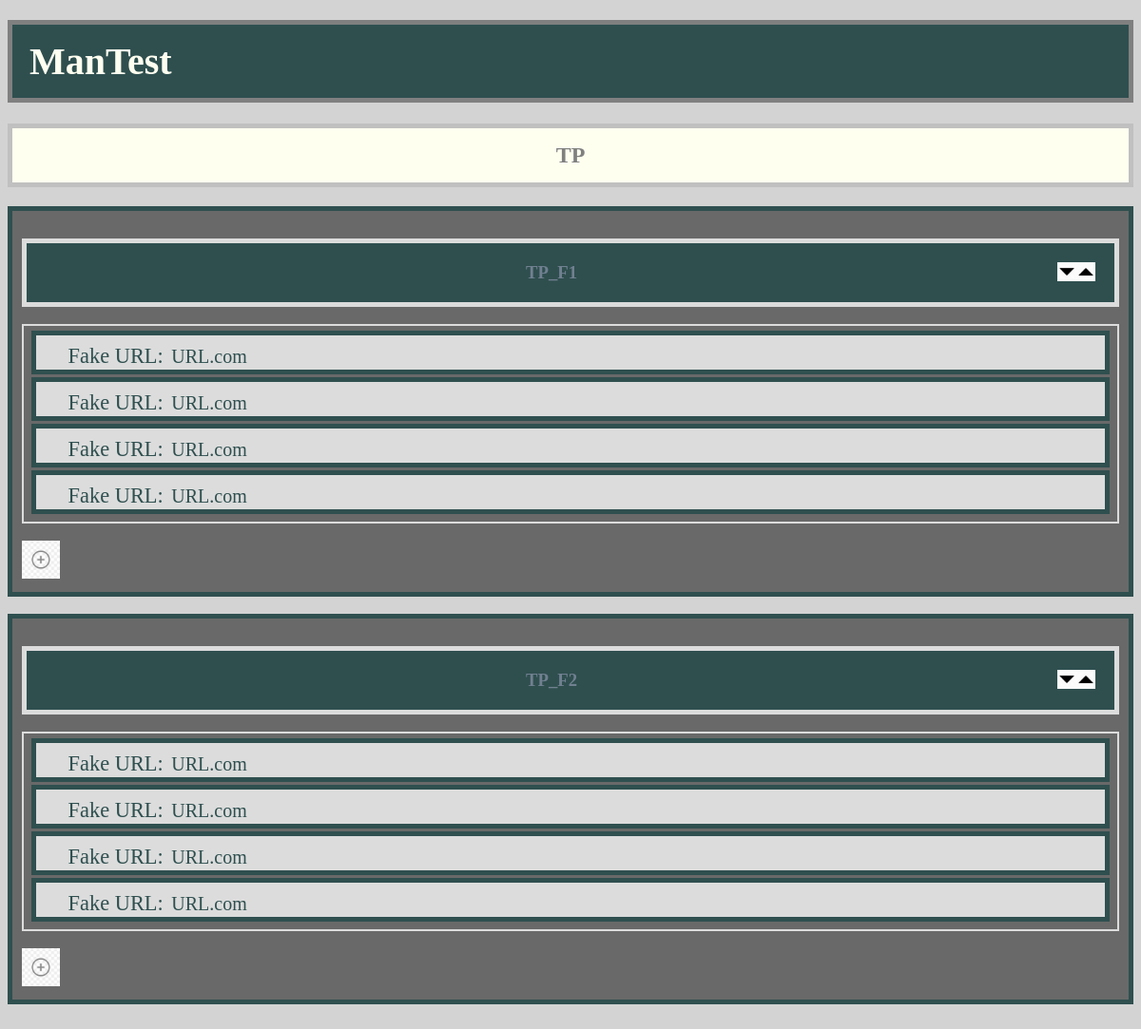
/project/34, run on the app's committed database.
### flowapp/models.py (models this page shows, shortened)
class Project(models.Model):
    name = models.CharField(max_length=100)

class Flow(models.Model):
    id = models.CharField(primary_key=True, default=truncated_uuid, editable=False, max_length=8)
    project = models.ForeignKey(Project, on_delete=models.CASCADE)
    name = models.CharField(max_length=75)
    passed = models.BooleanField(default=False)
    order = models.IntegerField(default=1)
    class Meta:
        ordering = ['order']
    objects = FlowManager()

class Step(models.Model):
    id = models.CharField(primary_key=True, default=truncated_uuid, editable=False, max_length=8)
    flow = models.ForeignKey(Flow, on_delete=models.CASCADE, null=False)
    order = models.IntegerField(default=1)
    step_type = models.ForeignKey(StepType, on_delete=models.PROTECT)
    desired_result = models.CharField(max_length=500, blank=True, null=True)
    passed = models.BooleanField(default=False, blank=True, null=True)
    fixture = models.CharField(max_length=100, blank=True, null=True)
    url = models.URLField(blank=True, null=True)
    objects = StepManager()
    def project(self):
        return self.flow.project
    project.short_description = 'Project'
    class Meta:
        ordering = ['order']

class StepType(models.Model):
    name = models.CharField(unique=True, max_length=30)
    url_validation = models.CharField(
        max_length=1,
        choices=VALIDATION_CHOICES,
        default='ALLOWED'
    )
    has_verification = models.CharField(
        max_length=1,
        choices=VALIDATION_CHOICES,
        default='ALLOWED'
    )
    has_fixture = models.CharField(
        max_length=1,
        choices=VALIDATION_CHOICES,
        default='ALLOWED'
    )
    def __str__(self):
        if self.name:
            return str(self.name)
        else:
            return ""

### flowapp/views.py (the view)
# urls.py: path('project/<int:pk>', views.ProjectDetailView.as_view(), name='project'),
class ProjectDetailView(generic.DetailView):
    template_name = 'flowapp/flow_list.html'
    model = Project
    def get_context_data(self, **kwargs):
        context = super(ProjectDetailView, self).get_context_data(**kwargs)
        context['step_types'] = StepType.objects.all()
        return context

### flowapp/templates/flowapp/flow_list.html (shortened to what this page needs)
{% extends "flowapp/base.html" %}
{% load static %}
{% block content %}
<h2>{{ project.name }}</h2>
<div id="flows">
{% include 'flowapp/flows.html' %}
</div>
{% endblock %}

### flowapp/templates/flowapp/base.html (shortened to what this page needs)
{% load static %}
<!DOCTYPE html>
<html lang="en">
<head>
    <link rel="stylesheet" type="text/css" href="{% static 'flowapp/style.css' %}">
</head>
<body>
<h1><a class="nav" href="/">ManTest</a></h1>
    <div id="content">
        {% block content %}{% endblock %}
    </div>
</body>
</html>

### flowapp/templates/flowapp/flows.html (shortened to what this page needs)
{% load static %}
{% for flow in project.flow_set.all %}
<div class="per_flow_div">
	<div id="{{ flow.id }}_load_selector">
		{% include 'flowapp/get_flow.html' %}
	</div>
		<br>
	<input type="image" src="{% static '/flowapp/images/add.png' %}"
					onclick="popup_Menu('Context_Menu_{{ flow.id }}')" alt="Add" Height="40" Width="40">
	</div>
<br>
{% endfor %}

### flowapp/templates/flowapp/get_flow.html (shortened to what this page needs)
{% load static %}
<h3>{{ flow.name }} <input type="image" class="move-button" onclick="FlowChange('up', '{{ flow.id }}')" src="{% static 'flowapp/images/up.png' %}" height="20" width="20"> <input type="image" class="move-button" onclick="FlowChange('down', '{{ flow.id }}')" src="{% static 'flowapp/images/down.png' %}" height="20" width="20"></h3>
<div class="flow_steps_{{ flow.id }}">
	<div id="{{ flow.id }}" class="connectedSortableSteps">
		{% for step in flow.step_set.all %}
			{% include "flowapp/get_step.html"%}
		{% endfor %}
	</div>
</div>

### flowapp/templates/flowapp/get_step.html (shortened to what this page needs)
{% load static %}
<div id="{{ step.id }}" class="step">
{{ step.step_type }}
{% if step.url %}
URL: <a href="{{ step.url }}">{{ step.url }}</a>
{% endif %}
</div>

### flowapp/static/flowapp/style.css (style rules this page uses)
h1 { color: ivory; background-color: darkslategray; border: 5px solid gray; padding: 15px; }
h2 { color: gray; background-color: ivory; text-align: center; border: 5px solid silver; padding: 15px }
h3 { color: slategray; background-color: darkslategray; padding: 20px; text-align: center; border: 5px solid gainsboro; }
body { background-color: LightGrey; }
a.nav:link { color: ivory; background-color: none; text-decoration: none; padding: 3px; font-family: "Times New Roman", Times, serif; font-size: 40px; }
a:link { color: darkslategray; background-color: none; text-decoration: none; padding: 3px; font-family: "Times New Roman", Times, serif; font-size: 20px; }
.connectedSortableSteps { color: darkslategray; background-color: dimgray; border: 2px solid gainsboro; padding: 5px; }
.step { color: darkslategray; background-color: gainsboro; border: 5px solid darkslategray; padding: 10px; }
.per_flow_div { background-color: dimgray; border: 5px solid darkslategray; padding: 10px; }
.move-button { float: right; }

### flowapp/templates/flowapp/flow_list.html (style rules this page uses)
.connectedSortableSteps div { margin: 0 3px 3px 3px; padding: 0.4em; padding-left: 1.5em; font-size: 1.4em; height: 18px; }

### data on the page
Project: name "TP"
Flow: name "TP_F1"
Step: step_type "Fake", url "URL.com"
Step: step_type "Fake", url "URL.com"
Step: step_type "Fake", url "URL.com"
Step: step_type "Fake", url "URL.com"
Flow: name "TP_F2"
Step: step_type "Fake", url "URL.com"
Step: step_type "Fake", url "URL.com"
Step: step_type "Fake", url "URL.com"
Step: step_type "Fake", url "URL.com"
